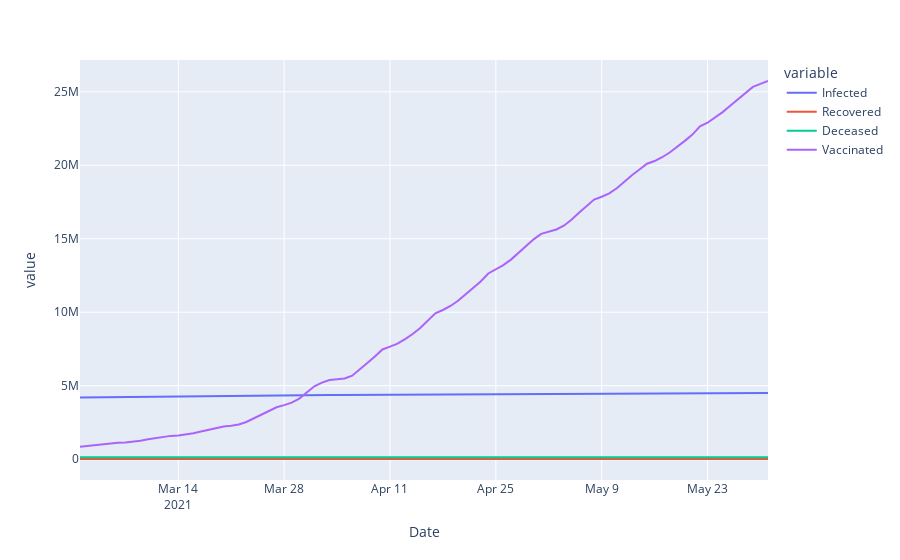

Here is the notebook cell this chart was saved with:
### Code cell
fig = px.line(uk_covid_data[(uk_covid_data.Date >= '2021-03-01') & (uk_covid_data.Date <= '2021-05-31')], x = 'Date', y = ['Infected',	'Recovered',	'Deceased',	'Vaccinated'])
fig.show()
